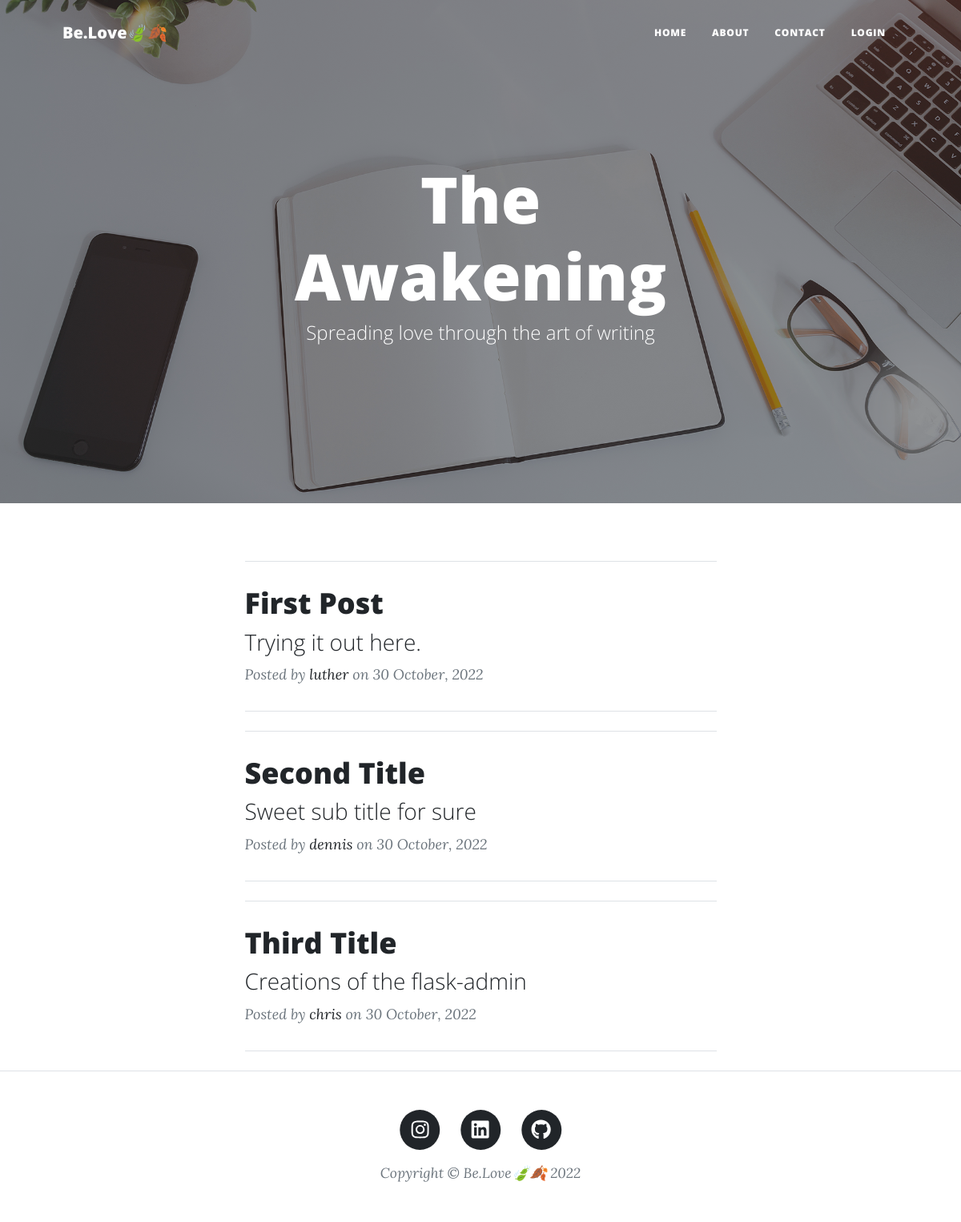
Before: / with the older database file.
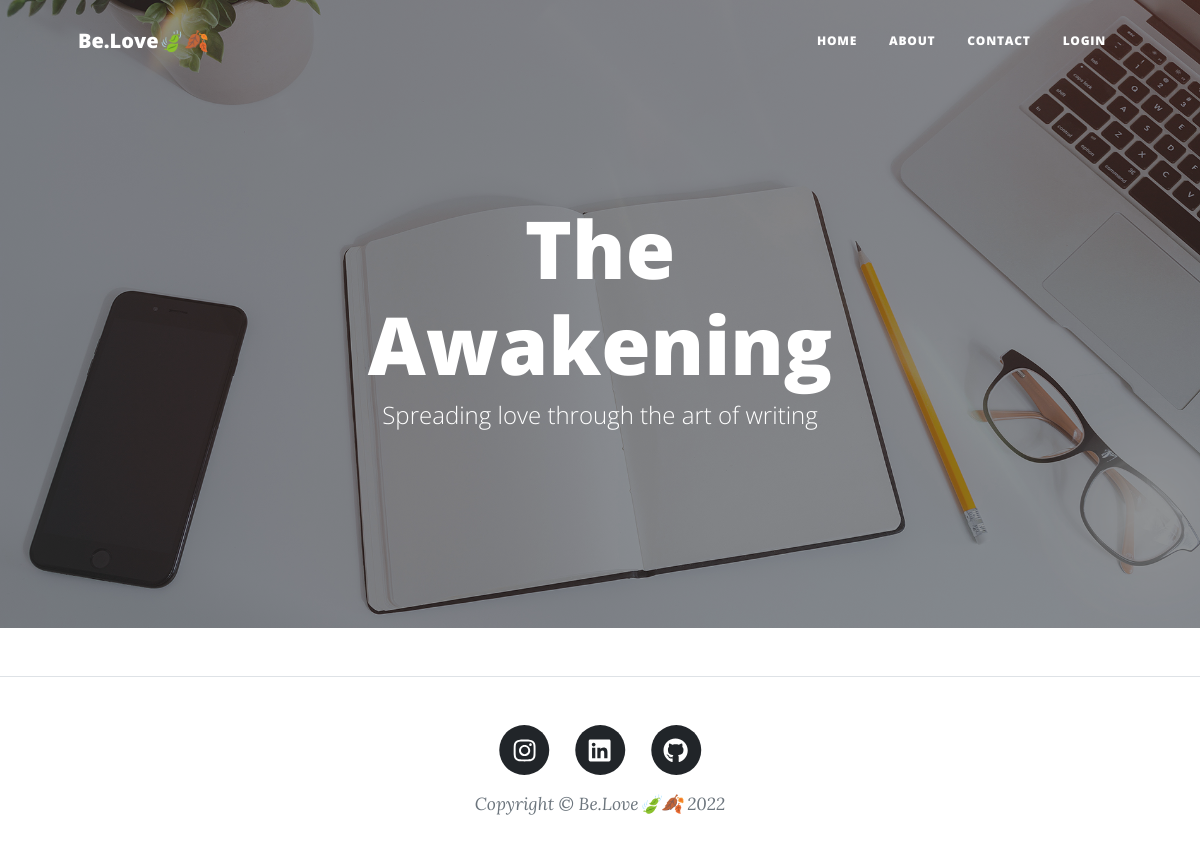
After: the same page with the newer database file.
### models/post.py (models this page shows, shortened)
class Posts(db.Model):
  __tablename__ = 'posts'
  id = db.Column(db.Integer(), primary_key=True)
  title = db.Column(db.String(500), nullable=False)
  sub_title = db.Column(db.String(500), nullable=False)
  post_content = db.Column(db.Text(1000),nullable=False)
  author_id = db.Column(db.Integer, db.ForeignKey('authors.id'), nullable=False)
  date_posted = db.Column(db.DateTime(), default=datetime.utcnow())
  slug = db.Column(db.String(500), unique=True, nullable=False)

### models/author.py (models this page shows)
class Authors(db.Model):
  __tablename__ = 'authors'
  id = db.Column(db.Integer(), primary_key=True)
  username = db.Column(db.String(500), unique=True, nullable=False)
  password = db.Column(db.String(128), nullable=False)
  posts = db.relationship('Posts', backref='authors', lazy=True)
  def __repr__(self):
    return self.username

### app.py (the view)
@app.route('/')
def home_page():
  posts = Posts.query.all()
  return render_template('index.html', posts=posts)

### templates/index.html (shortened to what this page needs)
<!DOCTYPE html>
<html lang="en">
    <head>
        <link href="../static/css/styles.css" rel="stylesheet" />
    </head>
    <body>
        <nav class="navbar navbar-expand-lg navbar-light" id="mainNav">
            <div class="container px-4 px-lg-5">
                <a class="navbar-brand" href="index.html">Be.Love🍃🍂</a>
                <div class="collapse navbar-collapse" id="navbarResponsive">
                    <ul class="navbar-nav ms-auto py-4 py-lg-0">
                        <li class="nav-item"><a class="nav-link px-lg-3 py-3 py-lg-4" href="/">Home</a></li>
                        <li class="nav-item"><a class="nav-link px-lg-3 py-3 py-lg-4" href="/about">About</a></li>
                        <li class="nav-item"><a class="nav-link px-lg-3 py-3 py-lg-4" href="/contact">Contact</a></li>
                        <li class="nav-item"><a class="nav-link px-lg-3 py-3 py-lg-4" href="/login">Login</a></li>
                    </ul>
                </div>
            </div>
        </nav>
        <header class="masthead" style="background-image: url('../static/assets/img/home-bg.jpg')">
            <div class="container position-relative px-4 px-lg-5">
                <div class="row gx-4 gx-lg-5 justify-content-center">
                    <div class="col-md-10 col-lg-8 col-xl-7">
                        <div class="site-heading">
                            <h1>The Awakening</h1>
                            <span class="subheading">Spreading love through the art of writing</span>
                        </div>
                    </div>
                </div>
            </div>
        </header>
        <div class="container px-4 px-lg-5">
            <div class="row gx-4 gx-lg-5 justify-content-center">
                <div class="col-md-10 col-lg-8 col-xl-7">
                    {% for post in posts %}
                    <hr class="my-4" />
                    <div class="post-preview">
                        <a href={{'/post/' + post.slug}}>
                            <h2 class="post-title">{{post.title}}</h2>
                            <h3 class="post-subtitle">{{post.sub_title}}</h3>
                        </a>
                        <p class="post-meta">
                            Posted by
                            <a href="#!">{{post.authors}}</a>
                            on {{post.date_posted.strftime('%d %B, %Y')}}
                        </p>
                    </div>
                    <hr class="my-4" />
                    {% endfor %}
                </div>
            </div>
        </div>
        <footer class="border-top">
            <div class="container px-4 px-lg-5">
                <div class="row gx-4 gx-lg-5 justify-content-center">
                    <div class="col-md-10 col-lg-8 col-xl-7">
                        <ul class="list-inline text-center">
                            <li class="list-inline-item">
                                <a href="https://www.instagram.com/chrisd_duma/">
                                    <span class="fa-stack fa-lg">
                                        <i class="fas fa-circle fa-stack-2x"></i>
                                        <i class="fab fa-instagram fa-stack-1x fa-inverse"></i>
                                    </span>
                                </a>
                            </li>
                            <li class="list-inline-item">
                                <a href="https://www.linkedin.com/in/chrizDuma/">
                                    <span class="fa-stack fa-lg">
                                        <i class="fas fa-circle fa-stack-2x"></i>
                                        <i class="fab fa-linkedin fa-stack-1x fa-inverse"></i>
                                    </span>
                                </a>
                            </li>
                            <li class="list-inline-item">
                                <a href="https://github.com/ChrizDuma/">
                                    <span class="fa-stack fa-lg">
                                        <i class="fas fa-circle fa-stack-2x"></i>
                                        <i class="fab fa-github fa-stack-1x fa-inverse"></i>
                                    </span>
                                </a>
                            </li>
                        </ul>
                        <div class="small text-center text-muted fst-italic">Copyright &copy; Be.Love🍃🍂 2022</div>
                    </div>
                </div>
            </div>
        </footer>
    </body>
</html>

Changed rows visible on the page:
removed Posts: title "First Post", sub_title "Trying it out here.", authors "luther", date_posted "30 October, 2022"
removed Posts: title "Second Title", sub_title "Sweet sub title for sure", authors "dennis", date_posted "30 October, 2022"
removed Posts: title "Third Title", sub_title "Creations of the flask-admin", authors "chris", date_posted "30 October, 2022"
